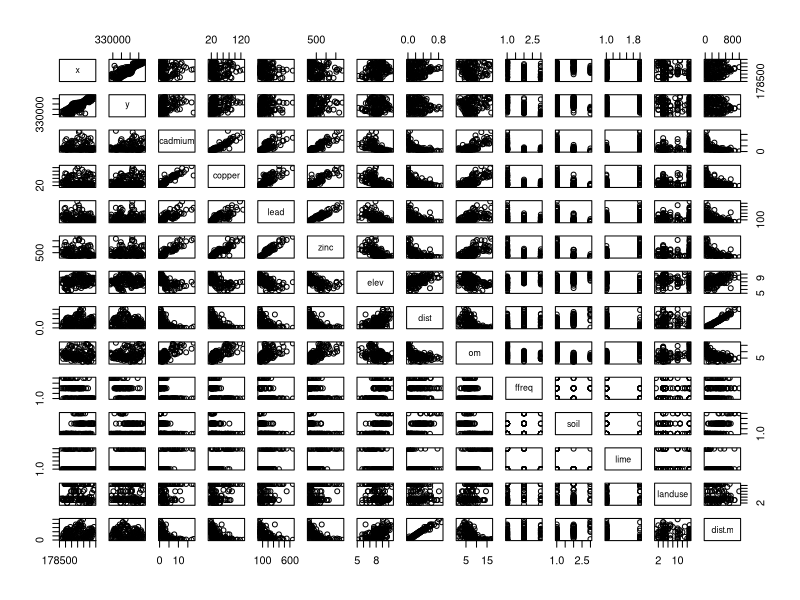
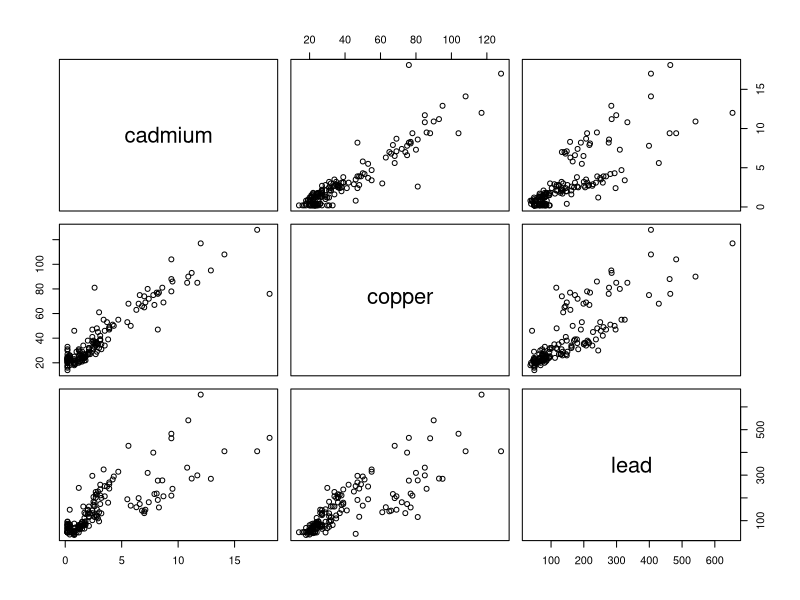
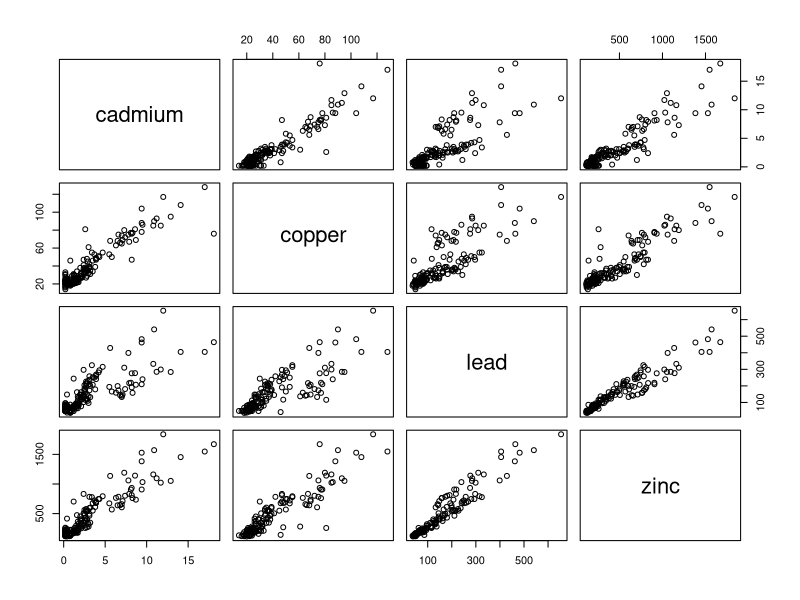
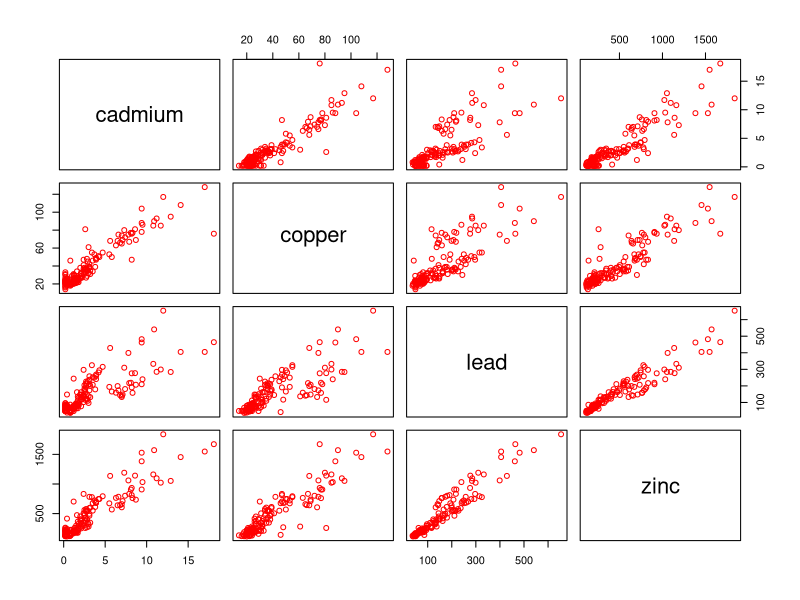
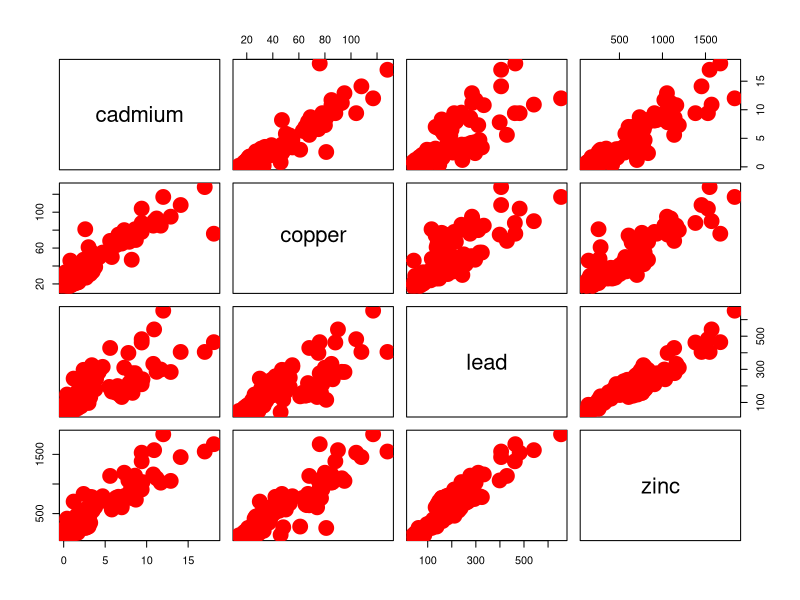
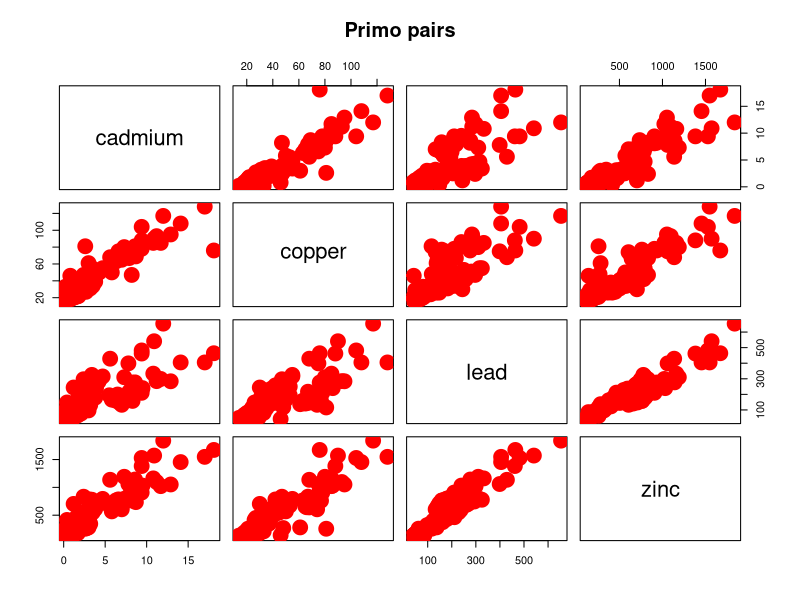
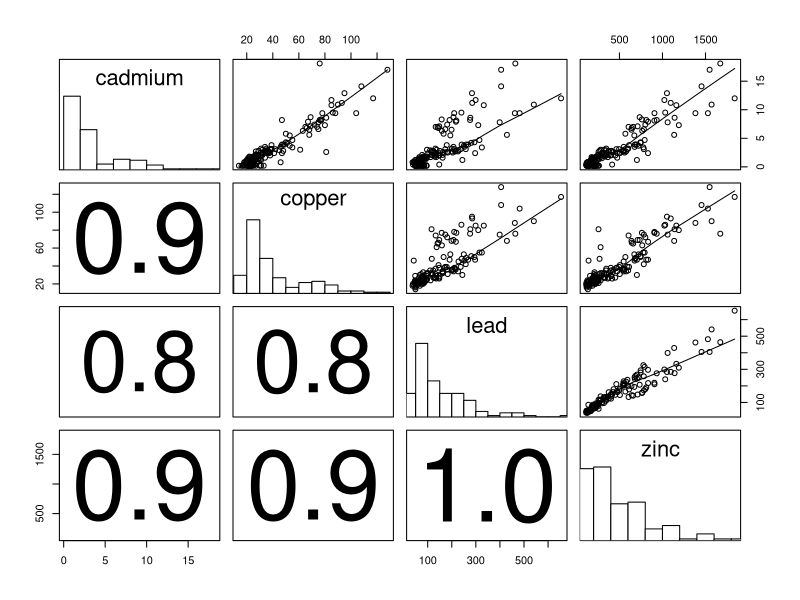
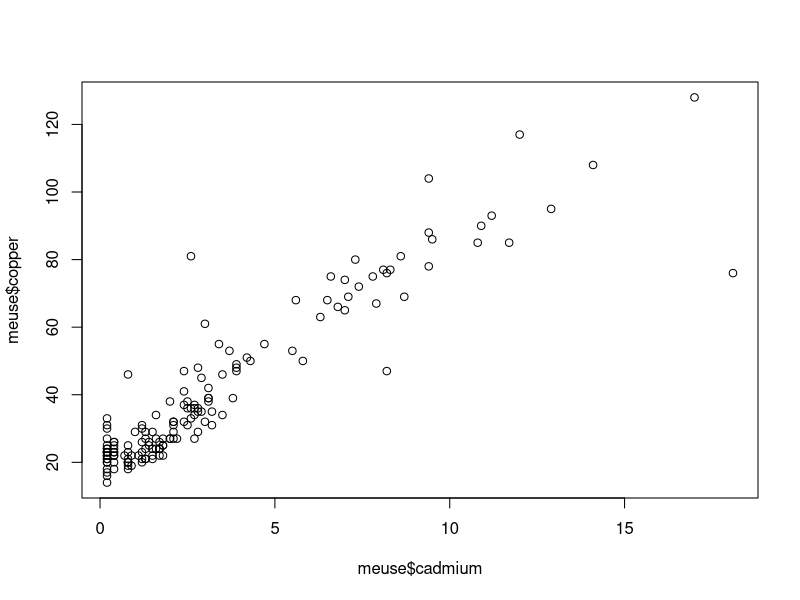

Generate these figures, in order, with R:
#PRIMO CODICE ECOLOGIA DEL PAESAGGIO
install.packages("sp")
data(meuse)
library(sp)
data(meuse)
meuse
pairs(meuse)
pairs(~ cadmium + copper + lead , data = meuse)
pairs(~ cadmium + copper + lead + zinc , data = meuse)
pairs(meuse[,3:6], col="red")
pairs(meuse[,3:6], col="red", pch=19, cex=3)
pairs(meuse[,3:6], col="red", pch=19, cex=3, main="Primo pairs")

panel.correlations <- function(x, y, digits=1, prefix="", cex.cor)
{
    usr <- par("usr"); on.exit(par(usr))
    par(usr = c(0, 1, 0, 1))
    r1=cor(x,y,use="pairwise.complete.obs")
    r <- abs(cor(x, y,use="pairwise.complete.obs"))

 

    txt <- format(c(r1, 0.123456789), digits=digits)[1]
    txt <- paste(prefix, txt, sep="")
    if(missing(cex.cor)) cex <- 0.9/strwidth(txt)
    text(0.5, 0.5, txt, cex = cex * r)
}

 

panel.smoothing <- function (x, y, col = par("col"), bg = NA, pch = par("pch"),
    cex = 1, col.smooth = "red", span = 2/3, iter = 3, ...)
{
    points(x, y, pch = pch, col = col, bg = bg, cex = cex)
    ok <- is.finite(x) & is.finite(y)
    if (any(ok))
        lines(stats::lowess(x[ok], y[ok], f = span, iter = iter),
            col = 1, ...)
}

 


panel.histograms <- function(x, ...)
{
    usr <- par("usr"); on.exit(par(usr))
    par(usr = c(usr[1:2], 0, 1.5) )
    h <- hist(x, plot = FALSE)
    breaks <- h$breaks; nB <- length(breaks)
    y <- h$counts; y <- y/max(y)
    rect(breaks[-nB], 0, breaks[-1], y, col="white", ...)
}
pairs(meuse[,3:6], lower.panel = panel.correlations, upper.panel = panel.smoothing, diag.panel = panel.histograms)
#parte di codice che permette di mostrare le tre fuzioni inserite nei grafici, suddivedendole in pannello superiore, inferiore e diagonale.

#funzione plot
plot(meuse$cadmium , meuse$copper)
attach(meuse)
plot(cadmium,copper)
plot(cadmium,copper, pch=17, col="green", main="primo plot")
plot(cadmium,copper, pch=17, col="green", main="primo plot", xlab="cadmio", ylab="rame")
plot(cadmium,copper, pch=17, col="green", main="primo plot", xlab="cadmio", ylab="rame", cex.lab=2, cex=2)
